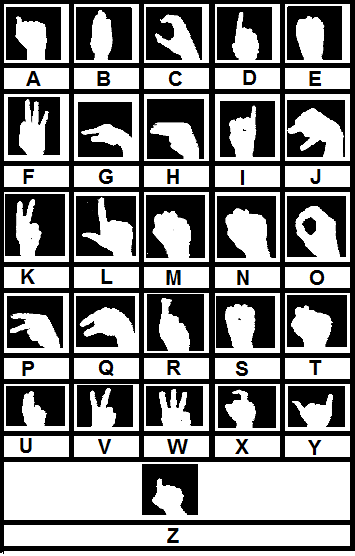
#> input picture Sign-Language-Recogination/project code/template.png, 355 x 556 px, given in place of the camera
$ python Capture.py
#> lines starting #> are read from the running program, lines starting #| are printed output that depends on the picture
#> the answer given: template.png
__author__ = 'Rupesh Poudel'
__SourcerepoLink__ = 'https://github.com/rrupeshh/Simple-Sign-Language-Detector'

import cv2
import time
import numpy as np
import os
import sys

_current_dir = os.path.dirname(os.path.abspath(__file__))
os.chdir(_current_dir)
if _current_dir not in sys.path:
    sys.path.insert(0, _current_dir)


def nothing(x):
    pass


image_x, image_y = 64, 64

def create_folder(folder_name):
    if not os.path.exists('./Dataset/training_set/' + folder_name):
        os.mkdir('./Dataset/training_set/' + folder_name)
    if not os.path.exists('./Dataset/test_set/' + folder_name):
        os.mkdir('./Dataset/test_set/' + folder_name)


def capture_images(ges_name):
#> called with ges_name = 'template.png'
    create_folder(str(ges_name))

    cam = cv2.VideoCapture(0)

    cv2.namedWindow("test")

    img_counter = 0
    t_counter = 1
    training_set_image_name = 1
    test_set_image_name = 1
    listImage = [1,2,3,4,5]

    cv2.namedWindow("Trackbars")

    cv2.createTrackbar("L - H", "Trackbars", 0, 179, nothing)
    cv2.createTrackbar("L - S", "Trackbars", 0, 255, nothing)
    cv2.createTrackbar("L - V", "Trackbars", 0, 255, nothing)
    cv2.createTrackbar("U - H", "Trackbars", 179, 179, nothing)
    cv2.createTrackbar("U - S", "Trackbars", 255, 255, nothing)
    cv2.createTrackbar("U - V", "Trackbars", 255, 255, nothing)

    for loop in listImage:
        while True:

            ret, frame = cam.read()
#> frame is the input picture: shape (556, 355, 3); mean B, G, R 137.7, 137.7, 137.7
            frame = cv2.flip(frame, 1)
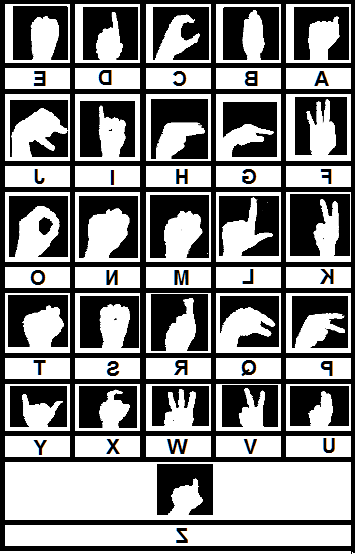
#> frame: shape (556, 355, 3); mean B, G, R 137.7, 137.7, 137.7

            l_h = cv2.getTrackbarPos("L - H", "Trackbars")
            l_s = cv2.getTrackbarPos("L - S", "Trackbars")
            l_v = cv2.getTrackbarPos("L - V", "Trackbars")
            u_h = cv2.getTrackbarPos("U - H", "Trackbars")
            u_s = cv2.getTrackbarPos("U - S", "Trackbars")
            u_v = cv2.getTrackbarPos("U - V", "Trackbars")

            img = cv2.rectangle(frame, (425, 100), (625, 300), (0, 255, 0), thickness=2, lineType=8, shift=0)

            lower_blue = np.array([l_h, l_s, l_v])
            upper_blue = np.array([u_h, u_s, u_v])
            imcrop = img[102:298, 427:623]
#> imcrop = empty array
#> (the run stopped early here; a loop or call above may not have finished)
